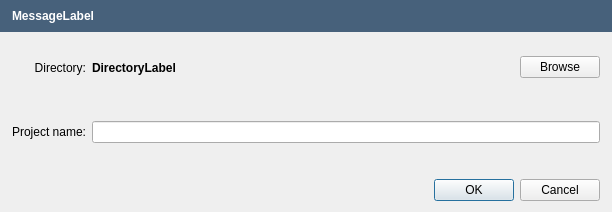
<?xml version="1.0" encoding="UTF-8"?>
<ui version="4.0">
 <class>SaveAsDialog</class>
 <widget class="QDialog" name="SaveAsDialog">
  <property name="geometry">
   <rect>
    <x>0</x>
    <y>0</y>
    <width>612</width>
    <height>212</height>
   </rect>
  </property>
  <property name="sizePolicy">
   <sizepolicy hsizetype="Preferred" vsizetype="Preferred">
    <horstretch>0</horstretch>
    <verstretch>0</verstretch>
   </sizepolicy>
  </property>
  <property name="windowTitle">
   <string notr="true"/>
  </property>
  <property name="modal">
   <bool>true</bool>
  </property>
  <layout class="QGridLayout" name="gridLayout_2" rowstretch="0,0,0">
   <property name="leftMargin">
    <number>0</number>
   </property>
   <property name="topMargin">
    <number>0</number>
   </property>
   <property name="rightMargin">
    <number>0</number>
   </property>
   <item row="0" column="0">
    <widget class="QFrame" name="MessageFrame">
     <property name="sizePolicy">
      <sizepolicy hsizetype="Preferred" vsizetype="Maximum">
       <horstretch>0</horstretch>
       <verstretch>0</verstretch>
      </sizepolicy>
     </property>
     <property name="styleSheet">
      <string notr="true">background-color: rgb(71,97,123);</string>
     </property>
     <property name="frameShape">
      <enum>QFrame::NoFrame</enum>
     </property>
     <property name="frameShadow">
      <enum>QFrame::Plain</enum>
     </property>
     <property name="lineWidth">
      <number>0</number>
     </property>
     <layout class="QHBoxLayout" name="horizontalLayout_3" stretch="0">
      <property name="spacing">
       <number>5</number>
      </property>
      <property name="leftMargin">
       <number>12</number>
      </property>
      <item>
       <layout class="QHBoxLayout" name="horizontalLayout_2">
        <item>
         <widget class="QLabel" name="MessageLabel">
          <property name="styleSheet">
           <string notr="true">color: rgb(255, 255, 255);
font : bold;
</string>
          </property>
          <property name="text">
           <string notr="true">MessageLabel</string>
          </property>
         </widget>
        </item>
       </layout>
      </item>
     </layout>
    </widget>
   </item>
   <item row="2" column="0">
    <layout class="QHBoxLayout" name="horizontalLayout_4">
     <property name="leftMargin">
      <number>12</number>
     </property>
     <property name="rightMargin">
      <number>12</number>
     </property>
     <item>
      <widget class="QDialogButtonBox" name="ButtonBox">
       <property name="standardButtons">
        <set>QDialogButtonBox::Cancel|QDialogButtonBox::Ok</set>
       </property>
      </widget>
     </item>
    </layout>
   </item>
   <item row="1" column="0">
    <layout class="QGridLayout" name="gridLayout" columnstretch="0,1,0">
     <property name="leftMargin">
      <number>12</number>
     </property>
     <property name="rightMargin">
      <number>12</number>
     </property>
     <property name="bottomMargin">
      <number>12</number>
     </property>
     <item row="0" column="0">
      <widget class="QLabel" name="label_2">
       <property name="sizePolicy">
        <sizepolicy hsizetype="Preferred" vsizetype="Expanding">
         <horstretch>0</horstretch>
         <verstretch>0</verstretch>
        </sizepolicy>
       </property>
       <property name="text">
        <string>Directory:</string>
       </property>
       <property name="alignment">
        <set>Qt::AlignRight|Qt::AlignTrailing|Qt::AlignVCenter</set>
       </property>
      </widget>
     </item>
     <item row="0" column="2">
      <widget class="QPushButton" name="BrowseButton">
       <property name="text">
        <string>Browse</string>
       </property>
      </widget>
     </item>
     <item row="1" column="0">
      <widget class="QLabel" name="label">
       <property name="sizePolicy">
        <sizepolicy hsizetype="Preferred" vsizetype="Expanding">
         <horstretch>0</horstretch>
         <verstretch>0</verstretch>
        </sizepolicy>
       </property>
       <property name="text">
        <string>Project name:</string>
       </property>
       <property name="alignment">
        <set>Qt::AlignRight|Qt::AlignTrailing|Qt::AlignVCenter</set>
       </property>
      </widget>
     </item>
     <item row="0" column="1">
      <widget class="QLabel" name="DirectoryLabel">
       <property name="font">
        <font>
         <weight>75</weight>
         <bold>true</bold>
        </font>
       </property>
       <property name="text">
        <string notr="true">DirectoryLabel</string>
       </property>
      </widget>
     </item>
     <item row="1" column="1" colspan="2">
      <widget class="QLineEdit" name="ProjectNameEdit"/>
     </item>
    </layout>
   </item>
  </layout>
 </widget>
 <resources/>
 <connections/>
</ui>
